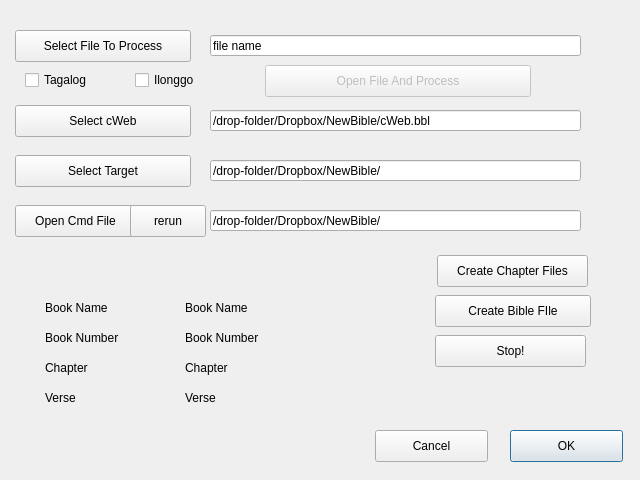
<?xml version="1.0" encoding="UTF-8"?>
<ui version="4.0">
 <class>TagalogDialog</class>
 <widget class="QDialog" name="TagalogDialog">
  <property name="geometry">
   <rect>
    <x>0</x>
    <y>0</y>
    <width>640</width>
    <height>480</height>
   </rect>
  </property>
  <property name="minimumSize">
   <size>
    <width>640</width>
    <height>480</height>
   </size>
  </property>
  <property name="maximumSize">
   <size>
    <width>640</width>
    <height>480</height>
   </size>
  </property>
  <property name="windowTitle">
   <string>Tagalog Dialog</string>
  </property>
  <widget class="QPushButton" name="pbOK">
   <property name="geometry">
    <rect>
     <x>510</x>
     <y>430</y>
     <width>113</width>
     <height>32</height>
    </rect>
   </property>
   <property name="text">
    <string>OK</string>
   </property>
  </widget>
  <widget class="QPushButton" name="pbCancel">
   <property name="geometry">
    <rect>
     <x>375</x>
     <y>430</y>
     <width>113</width>
     <height>32</height>
    </rect>
   </property>
   <property name="text">
    <string>Cancel</string>
   </property>
  </widget>
  <widget class="QPushButton" name="pbSelectFile">
   <property name="geometry">
    <rect>
     <x>15</x>
     <y>30</y>
     <width>176</width>
     <height>32</height>
    </rect>
   </property>
   <property name="text">
    <string>Select File To Process</string>
   </property>
  </widget>
  <widget class="QLineEdit" name="leFileName">
   <property name="geometry">
    <rect>
     <x>210</x>
     <y>35</y>
     <width>371</width>
     <height>21</height>
    </rect>
   </property>
   <property name="text">
    <string>file name</string>
   </property>
  </widget>
  <widget class="QCheckBox" name="cbTagalog">
   <property name="geometry">
    <rect>
     <x>25</x>
     <y>70</y>
     <width>87</width>
     <height>20</height>
    </rect>
   </property>
   <property name="text">
    <string>Tagalog</string>
   </property>
  </widget>
  <widget class="QCheckBox" name="cbIlonggo">
   <property name="geometry">
    <rect>
     <x>135</x>
     <y>70</y>
     <width>87</width>
     <height>20</height>
    </rect>
   </property>
   <property name="text">
    <string>Ilonggo</string>
   </property>
  </widget>
  <widget class="QPushButton" name="pbOpenAndProcess">
   <property name="enabled">
    <bool>false</bool>
   </property>
   <property name="geometry">
    <rect>
     <x>265</x>
     <y>65</y>
     <width>266</width>
     <height>32</height>
    </rect>
   </property>
   <property name="text">
    <string>Open File And Process</string>
   </property>
  </widget>
  <widget class="QLabel" name="label">
   <property name="geometry">
    <rect>
     <x>45</x>
     <y>300</y>
     <width>91</width>
     <height>16</height>
    </rect>
   </property>
   <property name="text">
    <string>Book Name</string>
   </property>
  </widget>
  <widget class="QLabel" name="label_2">
   <property name="geometry">
    <rect>
     <x>45</x>
     <y>330</y>
     <width>101</width>
     <height>16</height>
    </rect>
   </property>
   <property name="text">
    <string>Book Number</string>
   </property>
  </widget>
  <widget class="QLabel" name="label_3">
   <property name="geometry">
    <rect>
     <x>45</x>
     <y>360</y>
     <width>61</width>
     <height>16</height>
    </rect>
   </property>
   <property name="text">
    <string>Chapter</string>
   </property>
  </widget>
  <widget class="QLabel" name="label_4">
   <property name="geometry">
    <rect>
     <x>45</x>
     <y>390</y>
     <width>61</width>
     <height>16</height>
    </rect>
   </property>
   <property name="text">
    <string>Verse</string>
   </property>
  </widget>
  <widget class="QLabel" name="lblBookName">
   <property name="geometry">
    <rect>
     <x>185</x>
     <y>300</y>
     <width>366</width>
     <height>16</height>
    </rect>
   </property>
   <property name="text">
    <string>Book Name</string>
   </property>
  </widget>
  <widget class="QLabel" name="lblBookNumber">
   <property name="geometry">
    <rect>
     <x>185</x>
     <y>330</y>
     <width>91</width>
     <height>16</height>
    </rect>
   </property>
   <property name="text">
    <string>Book Number</string>
   </property>
  </widget>
  <widget class="QLabel" name="lblChapter">
   <property name="geometry">
    <rect>
     <x>185</x>
     <y>360</y>
     <width>61</width>
     <height>16</height>
    </rect>
   </property>
   <property name="text">
    <string>Chapter</string>
   </property>
  </widget>
  <widget class="QLabel" name="lblVerse">
   <property name="geometry">
    <rect>
     <x>185</x>
     <y>390</y>
     <width>61</width>
     <height>16</height>
    </rect>
   </property>
   <property name="text">
    <string>Verse</string>
   </property>
  </widget>
  <widget class="QPushButton" name="pbWebDB">
   <property name="geometry">
    <rect>
     <x>15</x>
     <y>105</y>
     <width>176</width>
     <height>32</height>
    </rect>
   </property>
   <property name="text">
    <string>Select cWeb</string>
   </property>
  </widget>
  <widget class="QLineEdit" name="le_cWEBDB">
   <property name="geometry">
    <rect>
     <x>210</x>
     <y>110</y>
     <width>371</width>
     <height>21</height>
    </rect>
   </property>
   <property name="text">
    <string>/drop-folder/Dropbox/NewBible/cWeb.bbl</string>
   </property>
  </widget>
  <widget class="QLineEdit" name="le_TargetDB">
   <property name="geometry">
    <rect>
     <x>210</x>
     <y>160</y>
     <width>371</width>
     <height>21</height>
    </rect>
   </property>
   <property name="text">
    <string>/drop-folder/Dropbox/NewBible/</string>
   </property>
  </widget>
  <widget class="QPushButton" name="pbTargetDB">
   <property name="geometry">
    <rect>
     <x>15</x>
     <y>155</y>
     <width>176</width>
     <height>32</height>
    </rect>
   </property>
   <property name="text">
    <string>Select Target</string>
   </property>
  </widget>
  <widget class="QPushButton" name="pbCmdFile">
   <property name="geometry">
    <rect>
     <x>15</x>
     <y>205</y>
     <width>121</width>
     <height>32</height>
    </rect>
   </property>
   <property name="text">
    <string>Open Cmd File</string>
   </property>
  </widget>
  <widget class="QLineEdit" name="le_CmdFIle">
   <property name="geometry">
    <rect>
     <x>210</x>
     <y>210</y>
     <width>371</width>
     <height>21</height>
    </rect>
   </property>
   <property name="text">
    <string>/drop-folder/Dropbox/NewBible/</string>
   </property>
  </widget>
  <widget class="QLabel" name="label_cmds">
   <property name="geometry">
    <rect>
     <x>20</x>
     <y>245</y>
     <width>601</width>
     <height>16</height>
    </rect>
   </property>
   <property name="text">
    <string/>
   </property>
  </widget>
  <widget class="QPushButton" name="pbCreateChapterFiles">
   <property name="geometry">
    <rect>
     <x>437</x>
     <y>255</y>
     <width>151</width>
     <height>32</height>
    </rect>
   </property>
   <property name="text">
    <string>Create Chapter Files</string>
   </property>
  </widget>
  <widget class="QPushButton" name="pbReRun">
   <property name="geometry">
    <rect>
     <x>130</x>
     <y>205</y>
     <width>76</width>
     <height>32</height>
    </rect>
   </property>
   <property name="text">
    <string>rerun</string>
   </property>
  </widget>
  <widget class="QPushButton" name="pushButton">
   <property name="geometry">
    <rect>
     <x>435</x>
     <y>295</y>
     <width>156</width>
     <height>32</height>
    </rect>
   </property>
   <property name="text">
    <string>Create Bible FIle</string>
   </property>
  </widget>
  <widget class="QPushButton" name="pbStop">
   <property name="geometry">
    <rect>
     <x>435</x>
     <y>335</y>
     <width>151</width>
     <height>32</height>
    </rect>
   </property>
   <property name="minimumSize">
    <size>
     <width>0</width>
     <height>0</height>
    </size>
   </property>
   <property name="text">
    <string>Stop!</string>
   </property>
  </widget>
 </widget>
 <resources/>
 <connections/>
</ui>
